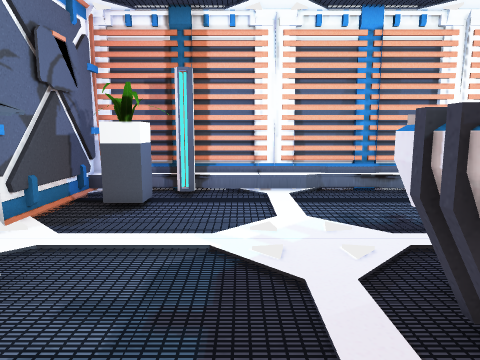
View 1 (above)

13 first-person views from a walk through a 3-D level made in the Unity game engine. The camera is 1.2 m above the floor, tilts 8° down and sees 70° across. The floor is counted in squares, 0.5 m on a side. Each view is taken from the middle of a square. On the plan, view 1 faces up. The plan holds only what a view shows up to about 20 squares ahead; the rest is blank.

View 2
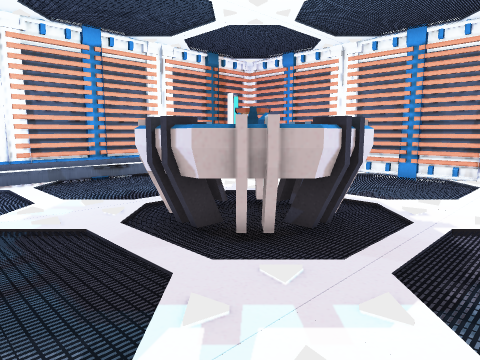

View 3
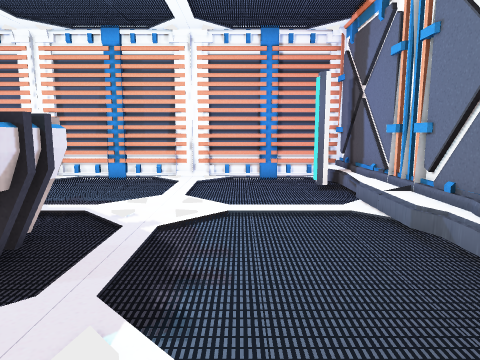

View 4
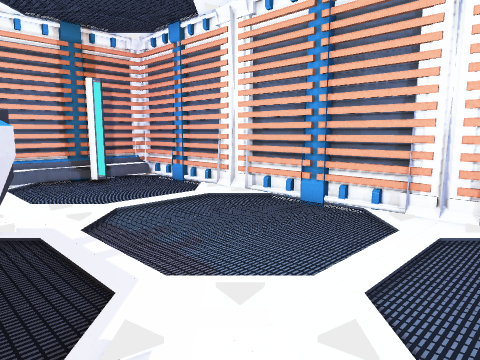

View 5
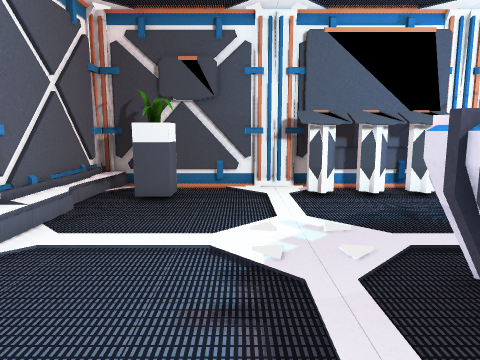

View 6
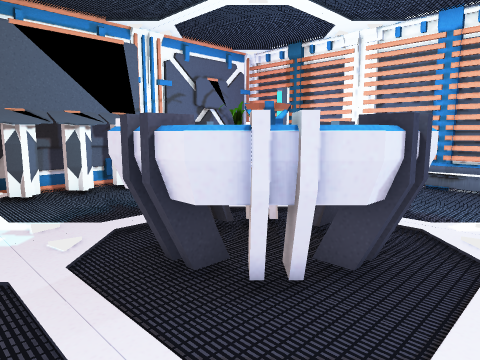

View 7
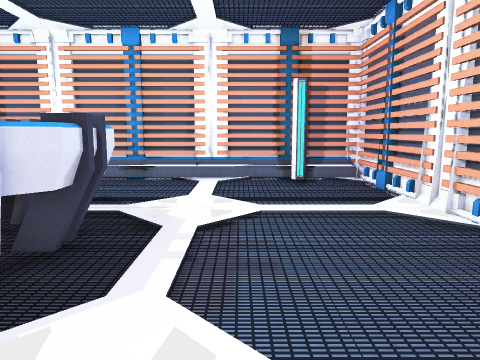

View 8
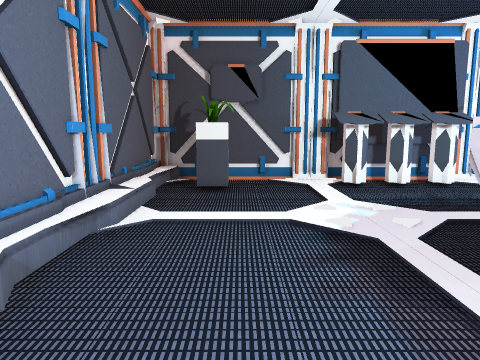

View 9
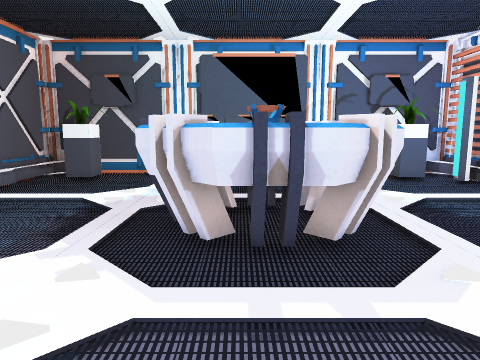

View 10
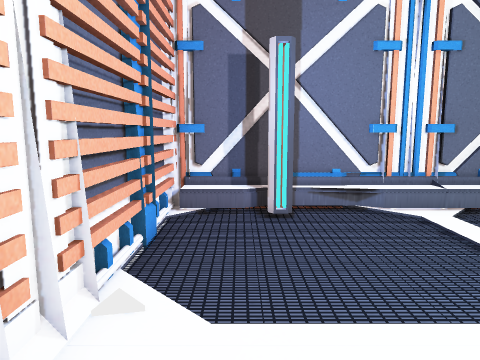

View 11
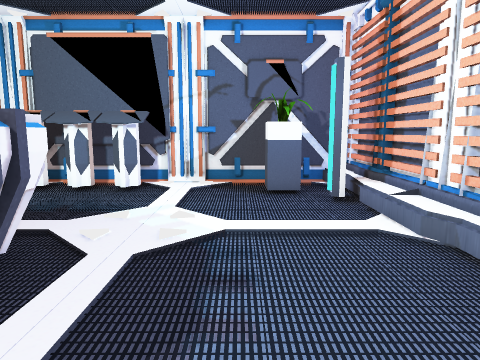

View 12
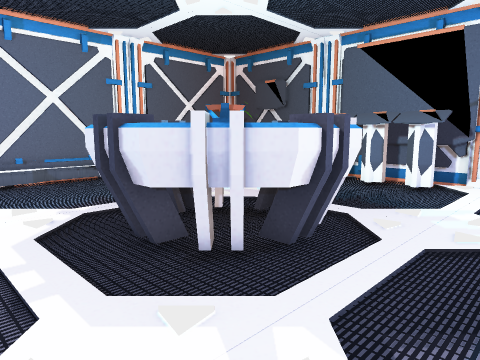

View 13
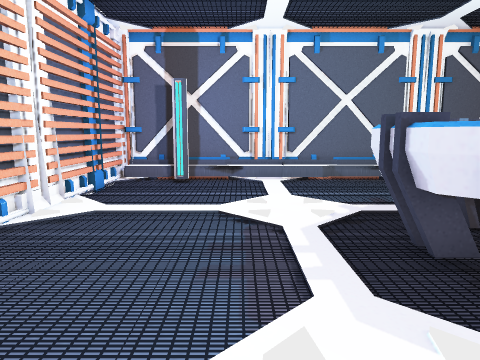

### Floor plan
Key: @ floor where view 1 was taken; # wall or solid block; x gap in a wall; . floor; / step, stairs or slope; O other object.
Columns run from 6 left of view 1 to 17 right of it. Each row starts with its distance up from view 1.
 15 ########################
 14 #...xOOOO....OOOO...xOO#
 13 #......................#
 12 #.OO...................#
 11 #.O....................#
 10 #......................#
  9 #......................#
  8 #......................#
  7 #.........OOO..........#
  6 #OO......OOOOO.........#
  5 #OO.....OOOOOOO........#
  4 #OO.....OOOOOOO........#
  3 #OO.....OOOOOOO........#
  2 #OO.....OOOOOOO........#
  1 #OO......OOOOO.........#
  0 #OO...@................#
 -1 #......................#
 -2 #......................#
 -3 #......................#
 -4 #......................#
 -5 #.OO...................#
 -6 #.O....................#
 -7 #............///////x..#
 -8 ########################

Where each view was taken, in squares from view 1:
view 1: 0 up, 0 right, facing up
view 2: 3 down, 2 left, facing up-right
view 3: 3 down, 1 left, facing right
view 4: 3 down, 7 right, facing up-right
view 5: 2 down, 9 right, facing left
view 6: 2 down, 10 right, facing up-left
view 7: 3 down, 11 right, facing up
view 8: 4 down, 11 right, facing left
view 9: 3 up, 14 right, facing left
view 10: 3 up, 15 right, facing down
view 11: 10 up, 10 right, facing left
view 12: 10 up, 11 right, facing down-left
view 13: 10 up, 11 right, facing down
